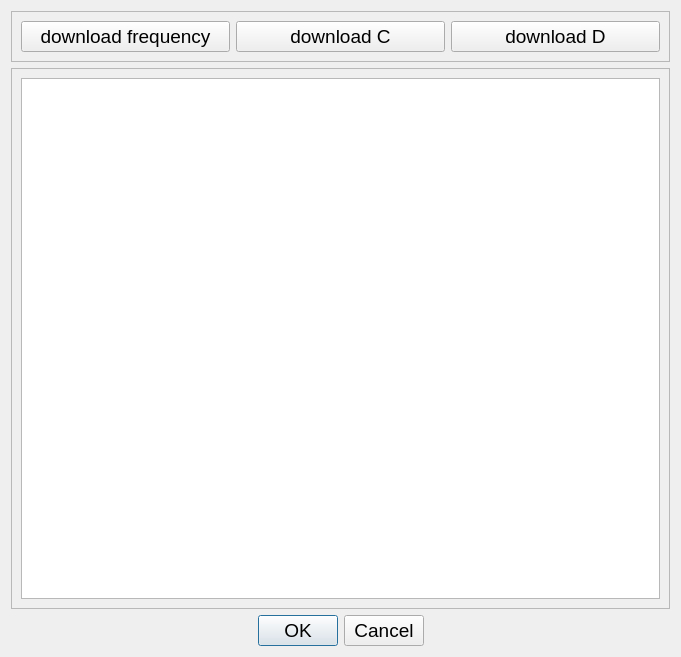
<?xml version="1.0" encoding="UTF-8"?>
<ui version="4.0">
 <class>download_file</class>
 <widget class="QDialog" name="download_file">
  <property name="geometry">
   <rect>
    <x>0</x>
    <y>0</y>
    <width>681</width>
    <height>657</height>
   </rect>
  </property>
  <property name="windowTitle">
   <string>Dialog</string>
  </property>
  <layout class="QVBoxLayout" name="verticalLayout_2">
   <item>
    <widget class="QFrame" name="frame_2">
     <property name="frameShape">
      <enum>QFrame::StyledPanel</enum>
     </property>
     <property name="frameShadow">
      <enum>QFrame::Raised</enum>
     </property>
     <layout class="QHBoxLayout" name="horizontalLayout">
      <item>
       <widget class="QPushButton" name="download_freq">
        <property name="font">
         <font>
          <pointsize>14</pointsize>
         </font>
        </property>
        <property name="text">
         <string>download frequency</string>
        </property>
       </widget>
      </item>
      <item>
       <widget class="QPushButton" name="download_c">
        <property name="font">
         <font>
          <pointsize>14</pointsize>
         </font>
        </property>
        <property name="text">
         <string>download C</string>
        </property>
       </widget>
      </item>
      <item>
       <widget class="QPushButton" name="dowload_d">
        <property name="font">
         <font>
          <pointsize>14</pointsize>
         </font>
        </property>
        <property name="text">
         <string>download D</string>
        </property>
       </widget>
      </item>
     </layout>
    </widget>
   </item>
   <item>
    <widget class="QFrame" name="frame">
     <property name="frameShape">
      <enum>QFrame::StyledPanel</enum>
     </property>
     <property name="frameShadow">
      <enum>QFrame::Raised</enum>
     </property>
     <layout class="QVBoxLayout" name="verticalLayout">
      <item>
       <widget class="QTableWidget" name="tableWidget">
        <property name="font">
         <font>
          <family>Ebrima</family>
          <pointsize>12</pointsize>
         </font>
        </property>
       </widget>
      </item>
     </layout>
    </widget>
   </item>
   <item>
    <widget class="QDialogButtonBox" name="buttonBox">
     <property name="font">
      <font>
       <pointsize>14</pointsize>
      </font>
     </property>
     <property name="orientation">
      <enum>Qt::Horizontal</enum>
     </property>
     <property name="standardButtons">
      <set>QDialogButtonBox::Cancel|QDialogButtonBox::Ok</set>
     </property>
     <property name="centerButtons">
      <bool>true</bool>
     </property>
    </widget>
   </item>
  </layout>
 </widget>
 <resources/>
 <connections>
  <connection>
   <sender>buttonBox</sender>
   <signal>accepted()</signal>
   <receiver>download_file</receiver>
   <slot>accept()</slot>
   <hints>
    <hint type="sourcelabel">
     <x>248</x>
     <y>254</y>
    </hint>
    <hint type="destinationlabel">
     <x>157</x>
     <y>274</y>
    </hint>
   </hints>
  </connection>
  <connection>
   <sender>buttonBox</sender>
   <signal>rejected()</signal>
   <receiver>download_file</receiver>
   <slot>reject()</slot>
   <hints>
    <hint type="sourcelabel">
     <x>316</x>
     <y>260</y>
    </hint>
    <hint type="destinationlabel">
     <x>286</x>
     <y>274</y>
    </hint>
   </hints>
  </connection>
 </connections>
</ui>
